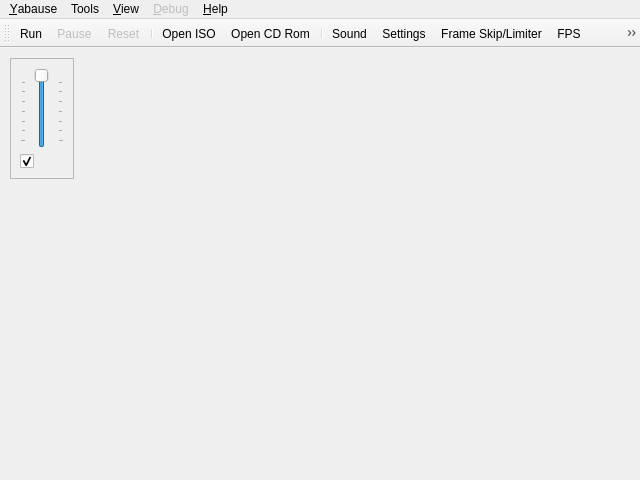
<ui version="4.0" >
 <class>UIYabause</class>
 <widget class="QMainWindow" name="UIYabause" >
  <property name="geometry" >
   <rect>
    <x>0</x>
    <y>0</y>
    <width>640</width>
    <height>480</height>
   </rect>
  </property>
  <property name="windowTitle" >
   <string>Yabause Qt GUI</string>
  </property>
  <property name="windowIcon" >
   <iconset resource="../resources/resources.qrc" >:/icons/icons/yabause.png</iconset>
  </property>
  <property name="iconSize" >
   <size>
    <width>16</width>
    <height>16</height>
   </size>
  </property>
  <widget class="QWidget" name="centralwidget" >
   <widget class="QFrame" name="fSound" >
    <property name="geometry" >
     <rect>
      <x>10</x>
      <y>10</y>
      <width>64</width>
      <height>121</height>
     </rect>
    </property>
    <property name="sizePolicy" >
     <sizepolicy vsizetype="Fixed" hsizetype="Maximum" >
      <horstretch>0</horstretch>
      <verstretch>0</verstretch>
     </sizepolicy>
    </property>
    <property name="frameShape" >
     <enum>QFrame::StyledPanel</enum>
    </property>
    <property name="frameShadow" >
     <enum>QFrame::Sunken</enum>
    </property>
    <layout class="QVBoxLayout" >
     <item>
      <widget class="QSlider" name="sVolume" >
       <property name="sizePolicy" >
        <sizepolicy vsizetype="Expanding" hsizetype="Expanding" >
         <horstretch>0</horstretch>
         <verstretch>0</verstretch>
        </sizepolicy>
       </property>
       <property name="toolTip" >
        <string>Volume</string>
       </property>
       <property name="maximum" >
        <number>100</number>
       </property>
       <property name="value" >
        <number>100</number>
       </property>
       <property name="orientation" >
        <enum>Qt::Vertical</enum>
       </property>
       <property name="tickPosition" >
        <enum>QSlider::TicksBothSides</enum>
       </property>
       <property name="tickInterval" >
        <number>15</number>
       </property>
      </widget>
     </item>
     <item>
      <widget class="QCheckBox" name="cbSound" >
       <property name="toolTip" >
        <string>Mute/UnMute Sound</string>
       </property>
       <property name="icon" >
        <iconset resource="../resources/resources.qrc" >:/actions/sound.png</iconset>
       </property>
       <property name="checked" >
        <bool>true</bool>
       </property>
      </widget>
     </item>
    </layout>
   </widget>
  </widget>
  <widget class="QMenuBar" name="menubar" >
   <property name="geometry" >
    <rect>
     <x>0</x>
     <y>0</y>
     <width>640</width>
     <height>27</height>
    </rect>
   </property>
   <widget class="QMenu" name="mYabause" >
    <property name="title" >
     <string>&amp;Yabause</string>
    </property>
    <widget class="QMenu" name="mYabauseSaveState" >
     <property name="title" >
      <string>Save State</string>
     </property>
     <property name="icon" >
      <iconset resource="../resources/resources.qrc" >:/actions/icons/actions/save_state.png</iconset>
     </property>
     <addaction name="aYabauseSaveStateAs" />
     <addaction name="separator" />
     <addaction name="aYabauseSaveState1" />
     <addaction name="aYabauseSaveState2" />
     <addaction name="aYabauseSaveState3" />
     <addaction name="aYabauseSaveState4" />
     <addaction name="aYabauseSaveState5" />
     <addaction name="aYabauseSaveState6" />
     <addaction name="aYabauseSaveState7" />
     <addaction name="aYabauseSaveState8" />
     <addaction name="aYabauseSaveState9" />
    </widget>
    <widget class="QMenu" name="mYabauseLoadState" >
     <property name="title" >
      <string>Load State</string>
     </property>
     <property name="icon" >
      <iconset resource="../resources/resources.qrc" >:/actions/icons/actions/load_state.png</iconset>
     </property>
     <addaction name="aYabauseLoadStateAs" />
     <addaction name="separator" />
     <addaction name="aYabauseLoadState1" />
     <addaction name="aYabauseLoadState2" />
     <addaction name="aYabauseLoadState3" />
     <addaction name="aYabauseLoadState4" />
     <addaction name="aYabauseLoadState5" />
     <addaction name="aYabauseLoadState6" />
     <addaction name="aYabauseLoadState7" />
     <addaction name="aYabauseLoadState8" />
     <addaction name="aYabauseLoadState9" />
    </widget>
    <addaction name="aYabauseSettings" />
    <addaction name="aYabauseRun" />
    <addaction name="aYabausePause" />
    <addaction name="aYabauseReset" />
    <addaction name="separator" />
    <addaction name="aYabauseTransfer" />
    <addaction name="aYabauseScreenshot" />
    <addaction name="aYabauseFrameSkipLimiter" />
    <addaction name="separator" />
    <addaction name="mYabauseSaveState" />
    <addaction name="mYabauseLoadState" />
    <addaction name="separator" />
    <addaction name="aYabauseOpenISO" />
    <addaction name="aYabauseOpenCDRom" />
    <addaction name="separator" />
    <addaction name="aYabauseQuit" />
   </widget>
   <widget class="QMenu" name="mView" >
    <property name="title" >
     <string>&amp;View</string>
    </property>
    <widget class="QMenu" name="mViewLayer" >
     <property name="title" >
      <string>&amp;Layer</string>
     </property>
     <property name="icon" >
      <iconset resource="../resources/resources.qrc" >:/actions/icons/actions/layer.png</iconset>
     </property>
     <addaction name="aViewLayerVdp1" />
     <addaction name="aViewLayerNBG0" />
     <addaction name="aViewLayerNBG1" />
     <addaction name="aViewLayerNBG2" />
     <addaction name="aViewLayerNBG3" />
     <addaction name="aViewLayerRBG0" />
    </widget>
    <addaction name="aViewFPS" />
    <addaction name="mViewLayer" />
    <addaction name="aViewFullscreen" />
    <addaction name="aViewLog" />
   </widget>
   <widget class="QMenu" name="mViewDebug" >
    <property name="enabled" >
     <bool>false</bool>
    </property>
    <property name="title" >
     <string>&amp;Debug</string>
    </property>
    <addaction name="aViewDebugMSH2" />
    <addaction name="aViewDebugSSH2" />
    <addaction name="aViewDebugVdp1" />
    <addaction name="aViewDebugVdp2" />
    <addaction name="aViewDebugM68K" />
    <addaction name="aViewDebugSCUDSP" />
    <addaction name="aViewDebugSCSP" />
    <addaction name="separator" />
    <addaction name="aViewDebugMemoryDump" />
   </widget>
   <widget class="QMenu" name="mHelp" >
    <property name="title" >
     <string>&amp;Help</string>
    </property>
    <addaction name="aHelpEmuCompatibility" />
    <addaction name="aHelpAbout" />
   </widget>
   <widget class="QMenu" name="mTools" >
    <property name="title" >
     <string>Tools</string>
    </property>
    <addaction name="aToolsBackupManager" />
    <addaction name="aToolsCheatsList" />
   </widget>
   <addaction name="mYabause" />
   <addaction name="mTools" />
   <addaction name="mView" />
   <addaction name="mViewDebug" />
   <addaction name="mHelp" />
  </widget>
  <widget class="QToolBar" name="toolBar" >
   <property name="windowTitle" >
    <string>toolBar</string>
   </property>
   <attribute name="toolBarArea" >
    <enum>TopToolBarArea</enum>
   </attribute>
   <attribute name="toolBarBreak" >
    <bool>false</bool>
   </attribute>
   <addaction name="aYabauseRun" />
   <addaction name="aYabausePause" />
   <addaction name="aYabauseReset" />
   <addaction name="separator" />
   <addaction name="aYabauseOpenISO" />
   <addaction name="aYabauseOpenCDRom" />
   <addaction name="separator" />
   <addaction name="aSound" />
   <addaction name="aYabauseSettings" />
   <addaction name="aYabauseFrameSkipLimiter" />
   <addaction name="aViewFPS" />
   <addaction name="aViewFullscreen" />
   <addaction name="aYabauseTransfer" />
   <addaction name="aYabauseScreenshot" />
   <addaction name="aViewLog" />
   <addaction name="separator" />
   <addaction name="aToolsBackupManager" />
   <addaction name="aToolsCheatsList" />
   <addaction name="separator" />
   <addaction name="aYabauseQuit" />
   <addaction name="aHelpAbout" />
  </widget>
  <action name="aYabauseQuit" >
   <property name="icon" >
    <iconset resource="../resources/resources.qrc" >:/actions/icons/actions/quit.png</iconset>
   </property>
   <property name="text" >
    <string>&amp;Quit</string>
   </property>
   <property name="shortcut" >
    <string>Ctrl+Q</string>
   </property>
  </action>
  <action name="aYabauseStart" >
   <property name="text" >
    <string>Start</string>
   </property>
  </action>
  <action name="aYabauseStop" >
   <property name="text" >
    <string>Stop</string>
   </property>
  </action>
  <action name="aYabauseSettings" >
   <property name="icon" >
    <iconset resource="../resources/resources.qrc" >:/actions/icons/actions/settings.png</iconset>
   </property>
   <property name="text" >
    <string>&amp;Settings...</string>
   </property>
  </action>
  <action name="aYabauseRun" >
   <property name="icon" >
    <iconset resource="../resources/resources.qrc" >:/actions/icons/actions/play.png</iconset>
   </property>
   <property name="text" >
    <string>R&amp;un</string>
   </property>
   <property name="shortcut" >
    <string>Ctrl+R</string>
   </property>
  </action>
  <action name="aYabausePause" >
   <property name="enabled" >
    <bool>false</bool>
   </property>
   <property name="icon" >
    <iconset resource="../resources/resources.qrc" >:/actions/icons/actions/pause.png</iconset>
   </property>
   <property name="text" >
    <string>&amp;Pause</string>
   </property>
   <property name="shortcut" >
    <string>Ctrl+P</string>
   </property>
  </action>
  <action name="aYabauseReset" >
   <property name="enabled" >
    <bool>false</bool>
   </property>
   <property name="icon" >
    <iconset resource="../resources/resources.qrc" >:/actions/icons/actions/reset.png</iconset>
   </property>
   <property name="text" >
    <string>&amp;Reset</string>
   </property>
  </action>
  <action name="aYabauseTransfer" >
   <property name="enabled" >
    <bool>false</bool>
   </property>
   <property name="icon" >
    <iconset resource="../resources/resources.qrc" >:/actions/icons/actions/transfert.png</iconset>
   </property>
   <property name="text" >
    <string>Transfer</string>
   </property>
  </action>
  <action name="aYabauseScreenshot" >
   <property name="icon" >
    <iconset resource="../resources/resources.qrc" >:/actions/icons/actions/screenshot.png</iconset>
   </property>
   <property name="text" >
    <string>Screenshot</string>
   </property>
  </action>
  <action name="aYabauseFrameSkipLimiter" >
   <property name="checkable" >
    <bool>true</bool>
   </property>
   <property name="icon" >
    <iconset resource="../resources/resources.qrc" >:/actions/icons/actions/frame_skipping.png</iconset>
   </property>
   <property name="text" >
    <string>Frame Skip/Limiter</string>
   </property>
  </action>
  <action name="aViewFPS" >
   <property name="checkable" >
    <bool>true</bool>
   </property>
   <property name="icon" >
    <iconset resource="../resources/resources.qrc" >:/actions/icons/actions/fps.png</iconset>
   </property>
   <property name="text" >
    <string>FPS</string>
   </property>
  </action>
  <action name="aViewLayerVdp1" >
   <property name="checkable" >
    <bool>true</bool>
   </property>
   <property name="checked" >
    <bool>true</bool>
   </property>
   <property name="text" >
    <string>Vdp1</string>
   </property>
  </action>
  <action name="aViewFullscreen" >
   <property name="checkable" >
    <bool>true</bool>
   </property>
   <property name="icon" >
    <iconset resource="../resources/resources.qrc" >:/actions/fullscreen.png</iconset>
   </property>
   <property name="text" >
    <string>&amp;Fullscreen</string>
   </property>
   <property name="shortcut" >
    <string>Ctrl+F</string>
   </property>
  </action>
  <action name="aViewLog" >
   <property name="checkable" >
    <bool>true</bool>
   </property>
   <property name="icon" >
    <iconset resource="../resources/resources.qrc" >:/actions/icons/actions/log.png</iconset>
   </property>
   <property name="text" >
    <string>Log</string>
   </property>
  </action>
  <action name="aViewDebugMSH2" >
   <property name="text" >
    <string>MSH2</string>
   </property>
  </action>
  <action name="aViewDebugSSH2" >
   <property name="text" >
    <string>SSH2</string>
   </property>
  </action>
  <action name="aViewDebugVdp1" >
   <property name="text" >
    <string>Vdp1</string>
   </property>
  </action>
  <action name="aViewDebugVdp2" >
   <property name="text" >
    <string>Vdp2</string>
   </property>
  </action>
  <action name="aViewDebugM68K" >
   <property name="text" >
    <string>M68K</string>
   </property>
  </action>
  <action name="aViewDebugSCUDSP" >
   <property name="text" >
    <string>SCU-DSP</string>
   </property>
  </action>
  <action name="aViewDebugSCSP" >
   <property name="text" >
    <string>SCSP</string>
   </property>
  </action>
  <action name="aViewDebugMemoryDump" >
   <property name="text" >
    <string>Memory Dump</string>
   </property>
  </action>
  <action name="aHelpAbout" >
   <property name="icon" >
    <iconset resource="../resources/resources.qrc" >:/actions/icons/actions/about.png</iconset>
   </property>
   <property name="text" >
    <string>&amp;About...</string>
   </property>
  </action>
  <action name="aViewLayerNBG0" >
   <property name="checkable" >
    <bool>true</bool>
   </property>
   <property name="checked" >
    <bool>true</bool>
   </property>
   <property name="text" >
    <string>NBG0</string>
   </property>
  </action>
  <action name="aViewLayerNBG1" >
   <property name="checkable" >
    <bool>true</bool>
   </property>
   <property name="checked" >
    <bool>true</bool>
   </property>
   <property name="text" >
    <string>NBG1</string>
   </property>
  </action>
  <action name="aViewLayerNBG2" >
   <property name="checkable" >
    <bool>true</bool>
   </property>
   <property name="checked" >
    <bool>true</bool>
   </property>
   <property name="text" >
    <string>NBG2</string>
   </property>
  </action>
  <action name="aViewLayerNBG3" >
   <property name="checkable" >
    <bool>true</bool>
   </property>
   <property name="checked" >
    <bool>true</bool>
   </property>
   <property name="text" >
    <string>NBG3</string>
   </property>
  </action>
  <action name="aViewLayerRBG0" >
   <property name="checkable" >
    <bool>true</bool>
   </property>
   <property name="checked" >
    <bool>true</bool>
   </property>
   <property name="text" >
    <string>RBG0</string>
   </property>
  </action>
  <action name="aYabauseSaveState1" >
   <property name="text" >
    <string>1</string>
   </property>
  </action>
  <action name="aYabauseSaveState2" >
   <property name="text" >
    <string>2</string>
   </property>
  </action>
  <action name="aYabauseSaveState3" >
   <property name="text" >
    <string>3</string>
   </property>
  </action>
  <action name="aYabauseSaveState4" >
   <property name="text" >
    <string>4</string>
   </property>
  </action>
  <action name="aYabauseSaveState5" >
   <property name="text" >
    <string>5</string>
   </property>
  </action>
  <action name="aYabauseSaveState6" >
   <property name="text" >
    <string>6</string>
   </property>
  </action>
  <action name="aYabauseSaveState7" >
   <property name="text" >
    <string>7</string>
   </property>
  </action>
  <action name="aYabauseSaveState8" >
   <property name="text" >
    <string>8</string>
   </property>
  </action>
  <action name="aYabauseSaveState9" >
   <property name="text" >
    <string>9</string>
   </property>
  </action>
  <action name="aYabauseLoadState1" >
   <property name="text" >
    <string>1</string>
   </property>
  </action>
  <action name="aYabauseLoadState2" >
   <property name="text" >
    <string>2</string>
   </property>
  </action>
  <action name="aYabauseLoadState3" >
   <property name="text" >
    <string>3</string>
   </property>
  </action>
  <action name="aYabauseLoadState4" >
   <property name="text" >
    <string>4</string>
   </property>
  </action>
  <action name="aYabauseLoadState5" >
   <property name="text" >
    <string>5</string>
   </property>
  </action>
  <action name="aYabauseLoadState6" >
   <property name="text" >
    <string>6</string>
   </property>
  </action>
  <action name="aYabauseLoadState7" >
   <property name="text" >
    <string>7</string>
   </property>
  </action>
  <action name="aYabauseLoadState8" >
   <property name="text" >
    <string>8</string>
   </property>
  </action>
  <action name="aYabauseLoadState9" >
   <property name="text" >
    <string>9</string>
   </property>
  </action>
  <action name="aYabauseSaveStateAs" >
   <property name="text" >
    <string>To File...</string>
   </property>
  </action>
  <action name="aYabauseLoadStateAs" >
   <property name="text" >
    <string>From File...</string>
   </property>
  </action>
  <action name="aToolsCheatsList" >
   <property name="icon" >
    <iconset resource="../resources/resources.qrc" >:/actions/icons/actions/cheats.png</iconset>
   </property>
   <property name="text" >
    <string>Cheats List...</string>
   </property>
  </action>
  <action name="aToolsBackupManager" >
   <property name="icon" >
    <iconset resource="../resources/resources.qrc" >:/actions/icons/actions/backup_ram.png</iconset>
   </property>
   <property name="text" >
    <string>Backup Manager...</string>
   </property>
  </action>
  <action name="aYabauseOpenISO" >
   <property name="icon" >
    <iconset resource="../resources/resources.qrc" >:/actions/icons/actions/iso.png</iconset>
   </property>
   <property name="text" >
    <string>Open ISO...</string>
   </property>
  </action>
  <action name="aYabauseOpenCDRom" >
   <property name="icon" >
    <iconset resource="../resources/resources.qrc" >:/actions/icons/actions/cd.png</iconset>
   </property>
   <property name="text" >
    <string>Open CD Rom...</string>
   </property>
  </action>
  <action name="aHelpEmuCompatibility" >
   <property name="icon" >
    <iconset resource="../resources/resources.qrc" >:/actions/icons/actions/emu-compatibility.png</iconset>
   </property>
   <property name="text" >
    <string>Emu-Compatibility</string>
   </property>
   <property name="statusTip" >
    <string>http://www.emu-compatibility.com/yabause/index.php?lang=uk</string>
   </property>
  </action>
  <action name="aSound" >
   <property name="icon" >
    <iconset resource="../resources/resources.qrc" >:/actions/sound.png</iconset>
   </property>
   <property name="text" >
    <string>Sound...</string>
   </property>
  </action>
 </widget>
 <resources>
  <include location="../resources/resources.qrc" />
 </resources>
 <connections>
  <connection>
   <sender>aYabauseQuit</sender>
   <signal>triggered()</signal>
   <receiver>UIYabause</receiver>
   <slot>close()</slot>
   <hints>
    <hint type="sourcelabel" >
     <x>-1</x>
     <y>-1</y>
    </hint>
    <hint type="destinationlabel" >
     <x>159</x>
     <y>119</y>
    </hint>
   </hints>
  </connection>
 </connections>
</ui>
